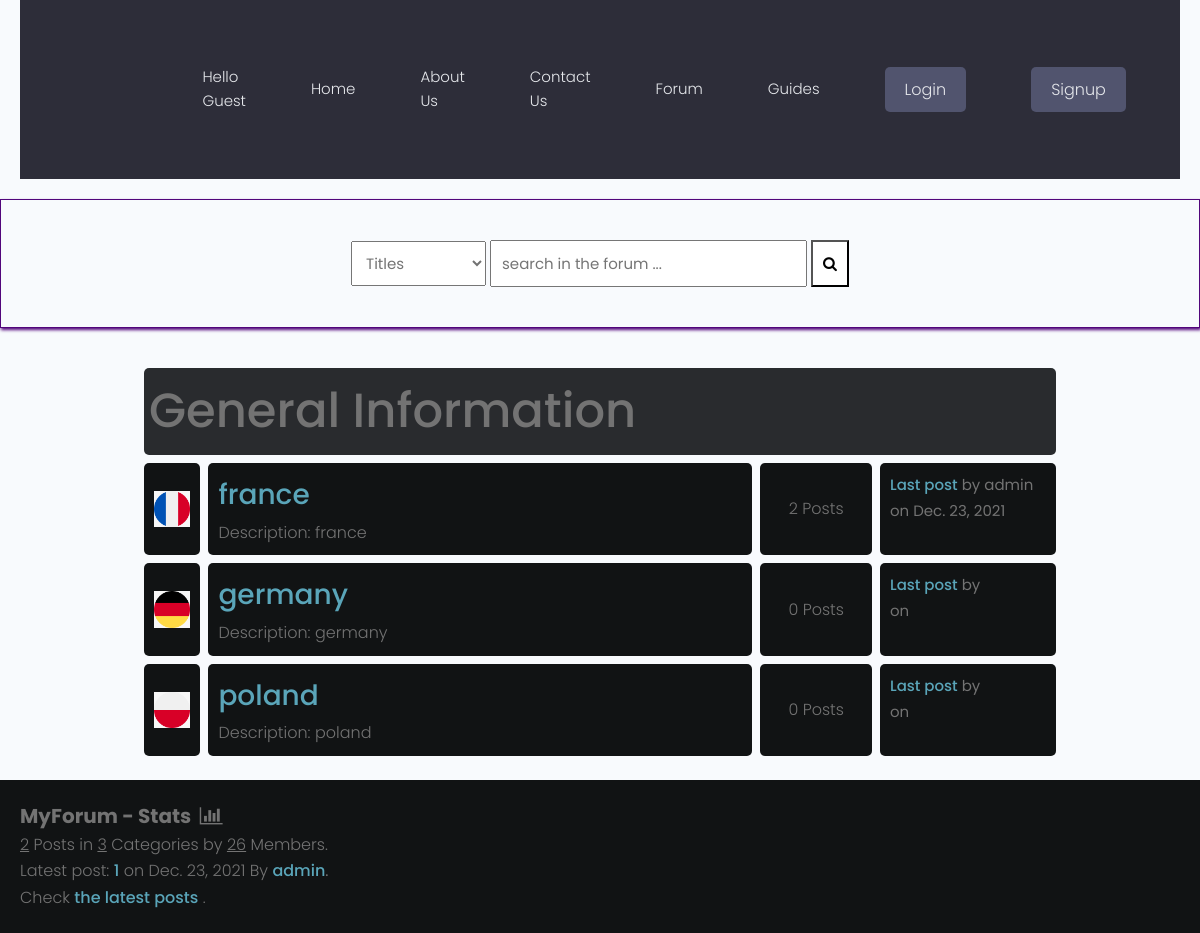
The app's page /forum/ with its own data.
### forum/models.py (models this page shows, shortened)
class Category(models.Model):
    title = models.CharField(max_length=50)
    slug = models.SlugField(max_length=400, unique=True, blank=True)
    description = models.TextField(default="description")
    category_image = models.ImageField(
        null=True, blank=True, upload_to='flags/', default= "flags/flag-default.png")
    class Meta:
        verbose_name_plural = "categories"
    def get_url(self):
        return reverse("posts", kwargs={ #imported from django.shortcuts
            "slug": self.slug
        })
    @property
    def num_posts(self):
        return Post.objects.filter(categories=self).count()
    @property
    def last_post(self):
        return Post.objects.filter(categories=self).latest("date")

class Post(models.Model):
    title = models.CharField(max_length=400,unique=True)
    slug = models.SlugField(max_length=400, unique=True, blank=True)
    user = models.ForeignKey(Author, on_delete=models.CASCADE) #frame key of the author
    content = HTMLField()
    categories = models.ForeignKey(Category, on_delete=models.SET_NULL, null=True)
    date = models.DateTimeField(auto_now_add=True)
    tags = TaggableManager() #imported from taggit.managers
    comments = models.ManyToManyField(Comment, blank=True)
    closed = models.BooleanField(default=False)
    def get_url(self):
        return reverse("detail", kwargs={
            "slug":self.slug
        })

class Author(models.Model):
    user = models.ForeignKey(User, on_delete=models.CASCADE)
    fullname = models.CharField(max_length=40, blank=True,unique=True)
    slug = models.SlugField(max_length=400, unique=True, blank=True) # imported from django.utils.text
    bio = HTMLField() #desctription of the user imported the field from tinymce.models
    @property
    def user_name(self):
        return self.user
    @property
    def user_profile(self):
        return self.user.profile.id

### forum/views.py (the view)
# urls.py: path('', forumhome, name="forumhome"),
def forumhome(request):
    forums = Category.objects.all()
    forums = Category.objects.all()
    num_posts = Post.objects.all().count()
    num_users = User.objects.all().count()
    num_categories = forums.count()
    try:
        last_post = Post.objects.latest("date")
    except:
        last_post = []
    context = {
        "forums":forums,
        "num_posts":num_posts,
        "num_users":num_users,
        "num_categories":num_categories,
        "last_post":last_post,
        "title": "Forum",
    }
    return render(request,'forum/forums.html', context)

### forum/context_processors.py (called while the page is built, shortened)
def searchFunction(request):
    search_context = {}
    posts = Post.objects.all()
    return search_context

### forum/templates/forum/forums.html
{% extends 'forumsbase.html' %}
{% block content %}
    <div class="container">
        <div class="subforum">
                <div class="subforum-title">
                    <h1>General Information</h1>
                </div>
                {% for forum in forums %}
                    <div class="subforum-row">
                        <div class="subforum-icon subforum-column center">
                            <img src="{{ forum.category_image.url }}"
                  alt="image" />
                        </div>
                        <div class="subforum-description subforum-column">
                            <h4><a href="{{forum.get_url}}">{{forum.title}}</a></h4>
                            <p>Description: {{forum.description}} </p>
                        </div>
                        <div class="subforum-stats subforum-column center">
                            <span>{{forum.num_posts}} Posts</span>
                        </div>
                        <div class="subforum-info subforum-column">
                                <b><a href="{{forum.last_post.get_url}}">Last post</a></b> by {{forum.last_post.user.user_name}}
                                <br>on <small>{{forum.last_post.date|date}}</small>
                        </div>
                    </div>
                {% endfor %}
        </div>
    </div>
    <div class="forum-info">
        <div class="chart">
            MyForum - Stats &nbsp;<i class="fa fa-bar-chart"></i>
        </div>
        <span><u>{{num_posts}}</u> Posts in <u>{{num_categories}}</u> Categories by <u>{{num_users}}</u> Members.</span><br>
        {% if forums %}
            <span>Latest post: <b><a href="{{last_post.get_url}}">{{last_post.title}}</a></b> on {{last_post.date|date}} By <a href="{% url  'guide-profile' last_post.user.user_profile %}">{{last_post.user.user_name}}</a></span>.<br>
            <span>Check <a href="{% url 'latest_posts' %}">the latest posts</a> .</span><br>
        {% endif %}
    </div>
    {% endblock content %}

### static/styles/style.css (style rules this page uses)
* { box-sizing: border-box; }
html { font-size: 14px; font-family: 'Titillium Web', sans-serif; background-color:rgb(0,0,0); color:#FEFEFE; }
a { color:#FF0042; font-weight: bolder; text-decoration: none; }
h1 { font-size:16px; font-weight: bolder; }
.container { margin: 20px; padding: 20px; }
.subforum { margin-top:20px; }
.subforum-title { background-color:#292B2E; padding: 5px; border-radius: 5px; margin:4px; }
.subforum-row { display: grid; grid-template-columns: 7% 60% 13% 20%; }
.subforum-column { padding: 10px; margin:4px; border-radius: 5px; background-color:#111314; }
.subforum-description * { margin-block: 0; }
.center { display: flex; justify-content: center; align-items: center; }
.forum-info { padding: 20px; background-color: #111314; }
.chart { font-size:20px; font-weight:bold; }

### static/styles/app.css (style rules this page uses)
:root { --color-sub: #2d2d39; }
img { width: 100%; }

### static/uikit/styles/modules/_variables.css (style rules this page uses)
:root { --color-main: #5aa5b9; --color-main-light: #e6faff; --color-sub: #3f4156; --color-sub-light: #51546e; --color-sub-lighter: #ededfd; --color-text: #737373; --color-gray: #8b8b8b; --color-light: #e5e7eb; --color-light-gray: #767676; --color-bg: #f8fafd; --color-white: #fffefd; --color-white-light: #f3f3f3; --color-success: #359e64; --color-success-bg: #def8e8; --color-error: #fc4b0b; --color-error-bg: #fff2ee; --font-base: 'Poppins', arial, helvetica, 'Segoe UI', roboto, ubuntu, sans-serif; --font-monospace: 'Fira Code', 'Courier New', courier, monospace; --font-regular: 300; --font-medium: 500; --font-bold: 700; --generic-shadow: 1px 1px 5px #00000010; --generic-transition: all 0.3s ease-in-out; }

### static/uikit/styles/modules/_base.css (style rules this page uses)
* { margin: 0; padding: 0; box-sizing: border-box; text-rendering: optimizeLegibility; color: inherit; font-size: inherit; }
html { font-size: 50%; }
@media only screen and (min-width: 480px) { html { font-size: 56.25%; } }
@media only screen and (min-width: 1200px) { html { font-size: 62.5%; } }
body { line-height: 1.6; font-weight: 400; font-size: 1.5rem; color: var(--color-text); background-color: var(--color-bg); min-height: 100vh; }

### static/uikit/styles/modules/_typography.css (style rules this page uses)
* { font-family: var(--font-base); }
h1 { font-size: 4.8rem; font-weight: var(--font-medium); }
h4 { font-size: 2.8rem; font-weight: var(--font-medium); }
p, span, strong { font-size: 1.6rem; color: var(--color-text); font-weight: var(--font-regular); }
a { padding-bottom: 2px; text-decoration: none; display: inline-block; color: var(--color-main); font-weight: var(--font-medium); }

### static/uikit/styles/modules/_utilities.css (style rules this page uses)
.container { width: 92%; max-width: 165rem; margin: 0 auto; box-sizing: border-box; }
@media screen and (min-width: 1000px) { .container { width: 90%; } }
@media screen and (min-width: 1200px) { .container { width: 80%; } }

### records on screen
Category: category_image (picture), title "france", description "france", num_posts "2", last_post.user.user_name "admin", last_post "Dec. 23, 2021"
Category: category_image (picture), title "germany", description "germany", num_posts "0"
Category: category_image (picture), title "poland", description "poland", num_posts "0"
Post: title "1", date "Dec. 23, 2021", user.user_name "admin"

### other values on screen
{{ num_posts }} "2"
{{ num_categories }} "3"
{{ num_users }} "26"
